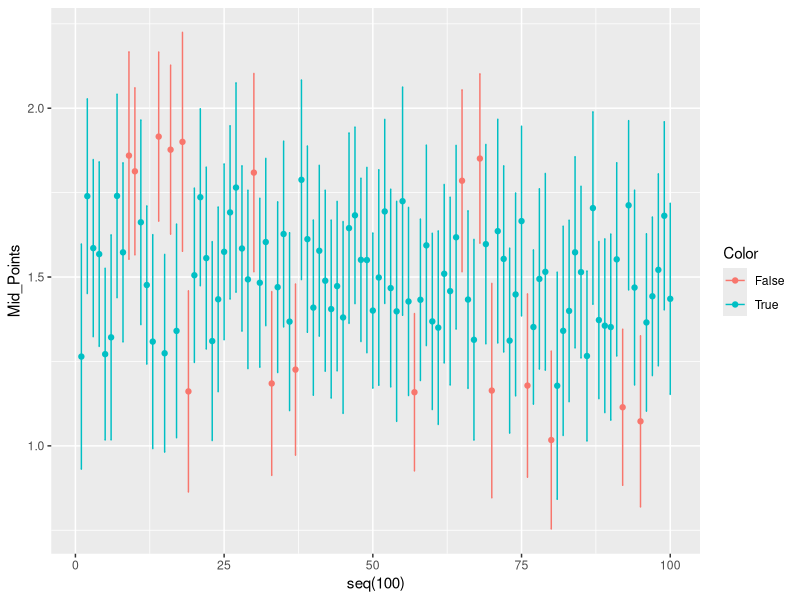

This chart was generated by the following R code: (Note: this script raises an error after producing the figure.)
## ---- chunk 1
simdat <- function(mu, sd, rho, n, beta, sigma) {
    cv <- rho*sd[1]*sd[2]
    Sigma <- matrix(c(sd[1]^2, cv, cv, sd[2]^2), 2, 2)
    x <- MASS::mvrnorm(n, mu, Sigma)
    y <- cbind(1, x) %*% beta + rnorm(n, 0, sigma)
    return(data.frame(y, x1=x[,1], x2=x[,2]))
}
## ---- chunk 2
mu_1 <- c(3,2)
sd_1 <- c(2,sqrt(6))
rho_1 <- 0
beta_1 <- c(5,0.4,0.2)
sigma_1 <- sqrt(10)
set.seed(1234)
data_1b <- simdat(mu_1,sd_1,rho_1,100,beta_1,sigma_1)
x_1b <- cbind(1,data_1b['x1'],data_1b['x2'])
Q__xx_b <- t(x_1b)%*%as.matrix(x_1b)/100
Q__xx_b
## ---- chunk 3
set.seed(2345)
data_1c <- simdat(mu_1,sd_1,rho_1,1000,beta_1,sigma_1)
x_1c <- cbind(1,data_1c['x1'],data_1c['x2'])
Q__xx_c <- t(x_1c)%*%as.matrix(x_1c)/1000
Q__xx_c
## ---- chunk 4
Q_xx <- matrix(c(1, 3, 2, 3, 13, 6, 2, 6, 10), nrow=3)
V_beta <- round(10 * solve(Q_xx), 2)
V_beta
## ---- chunk 5
model <- lm(y~x1+x2,data=data_1c)
s_sq <- sum(residuals(model)^2)/(1000-3)
V_b_h <- round(solve(t(x_1c)%*%as.matrix(x_1c))*s_sq,4)
V_b_h
## ---- chunk 6
V_b_h * 1000
## ---- chunk 7
mu_2 <- c(1,4)
sd_2 <- c(1,2)
rho_2 <- 0.3
beta_2 <- c(0.5, 1.5, 3.0)
sigma_2 <- 2
lower <- c()
upper <- c()
t_vals <- c()
for (i in seq(100)){
  data_2 <- simdat(mu_2,sd_2,rho_2,100,beta_2,sigma_2)
  model_2 <- lm(y~x1+x2,data=data_2)
  beta1_hat <- coefficients(model_2)[2]
  sd_beta1_hat <- summary(model_2)$coefficients[2,2]
  alpha <- 0.2
  t_critical <- qt(1 - alpha/2, 100-3)
  lower <- c(lower,beta1_hat-sd_beta1_hat*t_critical)
  upper <- c(upper,beta1_hat+sd_beta1_hat*t_critical)
  t_val <- (beta1_hat-1.5)/sd_beta1_hat
  t_vals[i] <- t_val
}
cis <- data.frame(lower=lower,upper=upper)

## ---- chunk 8
library(ggplot2)
cis$Color <- ifelse(cis$lower <= 1.5 & cis$upper >= 1.5, "True", "False")
for (i in seq(100)){
  cis$Mid_Points[i]<-(cis$lower[i]+cis$upper[i])/2 }
ggplot(cis,aes(x=seq(100),col=Color))+
  geom_errorbar(aes(ymin = lower, ymax = upper), width = 0.2)+
  geom_point(aes(y=Mid_Points))
## ---- chunk 9
data(Hitters, package="ISLR")
Hitters <- Hitters[!is.na(Hitters$Salary), ]
## ---- chunk 10
x_3 <- cbind(1, Hitters$Hits, Hitters$Years)
y_3 <- as.matrix(Hitters$Salary, ncol=1)
df <- nrow(y_3) - ncol(x_3)
xxi_3 <- solve(t(x_3)%*%x_3)
betahat_3 <- xxi_3%*%crossprod(x_3, y_3)
y_3_fit <- x_3%*%betahat_3
e_3_hat <- y_3-y_3_fit
s2_3 <- sum(e_3_hat^2)/df
v_3 <- s2_3*xxi_3
sbeta_3 <- sqrt(diag(v_3))
t_3 <- as.vector(betahat_3)/sbeta_3
p_3 <- 2 * (1 - pt(t_3, df=df))
cat("t-statistics:", t_3,'\n')
## ---- chunk 11
cat("p-values:", p_3,'\n')
## ---- chunk 12
z_3 <- betahat_3/sbeta_3
p_3b <- 2*(1-pnorm(z_3))
cat("z-statistics:", z_3,'\n')
## ---- chunk 13
cat("p-values:", p_3b,'\n')
## ---- chunk 14
u <- x_3*(e_3_hat%*%matrix(1,ncol=3))
v_3_hc1 <- xxi_3%*%(t(u)%*%u)%*%xxi_3*(nrow(y_3)/df)
sbeta_3_het <- sqrt(diag(v_3_hc1))
z_3_het <- betahat_3/sbeta_3_het
p_asy_het <- 2*(1-pnorm(z_3_het))
cat("z-statistics:", z_3_het,'\n')
## ---- chunk 15
sst <- sum((y_3-mean(y_3))^2)/nrow(y_3)
sse <- sum(e_3_hat^2)/nrow(y_3)
rsq <- 1 - sse/sst
f_3 <- (rsq/(ncol(x_3)))/((1-rsq)/df)
p_f <- 1-pf(f_3,ncol(x_3),df)
cat("f-statistics:", f_3,'\n')
## ---- chunk 16
cat("p-values:", p_f,'\n')
## ---- chunk 17
se_5e <- sqrt(36*v_3[2,2]+v_3[3,3]-12*v_3[2,3])
t_3e <- (6*betahat_3[2]-betahat_3[3])/se_5e
tc_3e <- qt(1-0.05/2,df)
abs(t_3e)>tc_3e
## ---- chunk 18
c_3 <- matrix(c(0,0,1,0,0,1),nrow=2)
value_3 <- c(5,30)
sse_r <- sse + t(c_3%*%betahat_3-value_3)%*%(c_3%*%xxi_3%*%t(c_3))%*%(c_3%*%betahat_3-value_3)
f_3f <- ((sse_r-sse)/2)/(sse/df)
abs(f_3f) > qf(1-0.05/2,2,df)
## ---- chunk 19
h_3 <- x_3%*%xxi_3%*%t(x_3)
index <- which(h_3==max(h_3),arr.ind=TRUE)
cat('Data point with the highest leverage value: ', x_3[index[1],2:3], '\n')
## ---- chunk 20
#| warning: false
#| message: false

library(tidyverse)
data(diamonds, package="ggplot2")
diamonds <- diamonds |> mutate(clarity=factor(clarity, ordered=FALSE))
## ---- chunk 21
model <- lm(log(price) ~ log(carat) + clarity, data=diamonds)
summary(model)
## ---- chunk 22
diamonds_I1 <- diamonds %>%
filter(clarity == "I1" & carat > 1.25 & carat < 1.5)
price_I1 <- mean(diamonds_I1$price)
diamonds_SI1 <- diamonds %>%
filter(clarity == "SI1" & carat > 1.25 & carat < 1.5)
price_SI1 <- mean(diamonds_SI1$price)
cat("The average price of a diamond with clarity I1 and strictly between 1.25 and 1.5 carats:", price_I1,'\n')
## ---- chunk 23
cat("The average price of a diamond with clarity SI1 and size strictly between 1.25 and 1.5 carats:", price_SI1,'\n')
## ---- chunk 24
cat("Ratio of these prices: ", price_I1 / price_SI1, '\n')
## ---- chunk 25
df_vs1 <- data.frame(carat=1.5,clarity='VS1')
exp(predict(model,df_vs1))
## ---- chunk 26
diamonds_VS1 <- diamonds %>%
filter(clarity == "VS1" & carat > 1.4 & carat < 1.6)
price_VS1 <- mean(diamonds_VS1$price)
nums <- nrow(diamonds_VS1)
cat("The average price of a diamond in the dataset with VS1 clarity and size strictly between 1.4 and 1.6 carats:",price_VS1,'\n')
## ---- chunk 27
cat("Number of dimaond's prices which were included in this average: ", nums)
